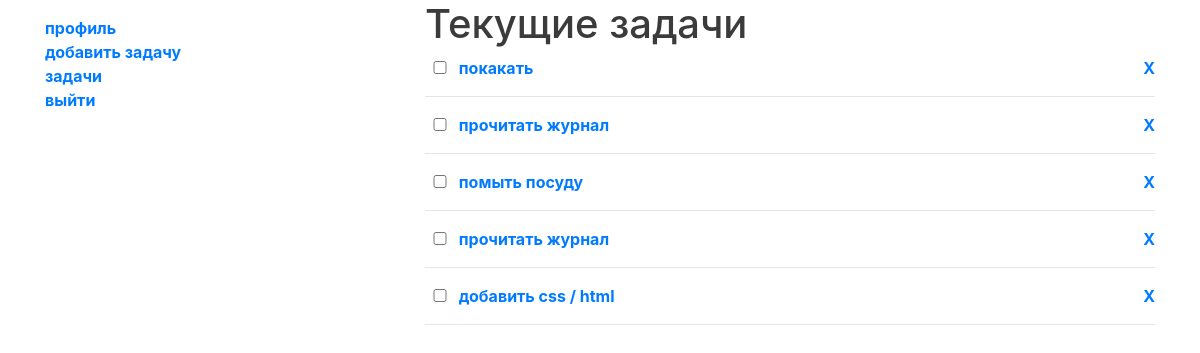
Page /tasks/list/ (signed in) on the earlier database version.
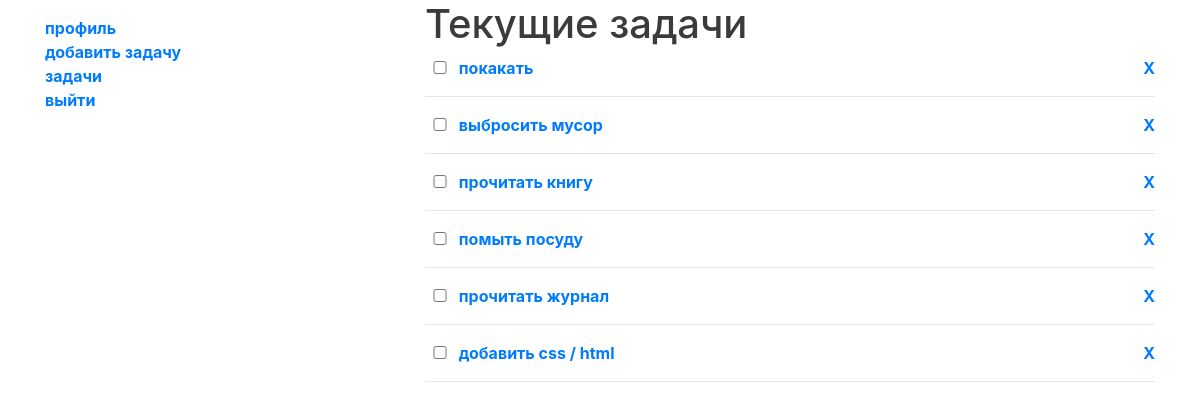
Same page on the later database version.
### tasks/models.py (models this page shows, shortened)
class TodoItem(models.Model):
    description = models.CharField(max_length=64)
    is_completed = models.BooleanField('выполнено', default=False)
    created = models.DateTimeField(auto_now_add=True)
    updated = models.DateTimeField(auto_now=True)
    owner = models.ForeignKey(
        User,
        on_delete=models.CASCADE,
        related_name='tasks')
    def __str__(self):
        return self.description.lower()
    class Meta:
        ordering = ('-created',)

### tasks/views.py (the view)
# urls.py: path('list/', views.TaskListView.as_view(), name='list'),
class TaskListView(LoginRequiredMixin, ListView):
    model = TodoItem
    context_object_name = 'tasks'
    template_name = 'tasks/list.html'
    def get_queryset(self):
        u = self.request.user
        return u.tasks.all()

### tasks/templates/tasks/list.html (shortened to what this page needs)
{% extends "base.html" %}
{% load static %}
{% block main_content %}
    <h1>Текущие задачи</h1>
    <ul id="todo-list">
    {% for task in tasks %}
        {% if task.is_completed %}
        <li class="completed">
        <input class='checkbox' data-uid={{ task.id }} type='checkbox'
        disabled='disabled' checked='checked'/>
        {% else %}
        <li>
        <input class='checkbox' data-uid={{ task.id }} type='checkbox' />
        {% endif %}
            <a href="{% url 'tasks:details' task.id %}">{{ task }}</a>
            <a class="remove" href="{% url 'tasks:delete' task.id %}">X</a>
            <hr/>
        </li>
    {% endfor %}
    </ul>
{% endblock %}

### templates/base.html (shortened to what this page needs)
{% load static %}
<html>
    <head>
        <link rel="stylesheet" href="{% static 'css/styles.css' %}">
        <link rel="stylesheet"
            href="https://stackpath.bootstrapcdn.com/bootstrap/4.2.1/css/bootstrap.min.css"
            integrity="sha384-
            GJzZqFGwb1QTTN6wy59ffF1BuGJpLSa9DkKMp0DgiMDm4iYMj70gZWKYbI706tWS"
>
    </head>
    <body>
    <div class="container">
        <div class="row">
            <div class="side_bar col">
                {% block side_bar %}
                    {% if user.is_authenticated %}
                        <ul>
                            <li><a href="#">профиль</a></li>
                            <li><a href="{% url 'tasks:create' %}">добавить задачу</a></li>
                            <li><a href="{% url 'tasks:list' %}">задачи</a></li>
                            <li><a href="{% url 'logout' %}">выйти</a></li>
                        </ul>
                    {% endif %}
                {% endblock %}
            </div>
            <div class="main_content col-8">
                {% block main_content %}
                {% endblock %}
            </div>
        </div>
    </div>
    </body>
</html>

### static/css/styles.css (style rules this page uses)
.container { margin: 0 auto; min-width: 500px; width: 45%; text-align: left; color: #3b3b3b; font-weight: bold; }
ul { padding: 0; text-align: left; list-style: none; }
hr { border-bottom: 0; margin: 15px 0; }
input[type="checkbox"] { width: 30px; }
.remove { float: right; cursor: pointer; }

Differences in the rows shown:
removed TodoItem: description "прочитать журнал"
added TodoItem: description "выбросить мусор"
added TodoItem: description "прочитать книгу"
